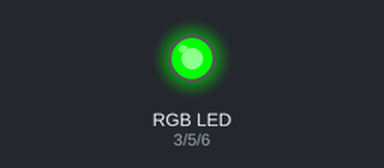
Recording of a sketch running on a simulated Arduino Uno, built with avr-gcc and run on an emulated ATmega328P. Shown: an RGB LED mixed from three pins (HIGH = lit).

Above: at 0.5 s.
At 1.5 s:
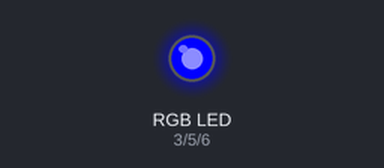
At 5.5 s:
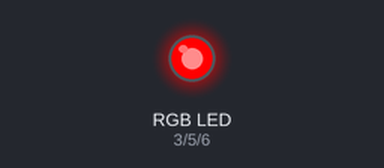
Timing chart, 0 to 6.9 s (numbered marks = the images above):
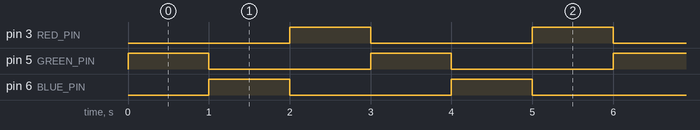

The sketch:

RGB_LED_Blink.ino
```cpp
#define RED_PIN   3
#define GREEN_PIN 5
#define BLUE_PIN  6


// the setup function runs once when you press reset or power the board
void setup() {
  // initialize digital pin LED_BUILTIN as an output.
  pinMode(RED_PIN, OUTPUT);
  pinMode(GREEN_PIN, OUTPUT);
  pinMode(BLUE_PIN, OUTPUT);
}

// the loop function runs over and over again forever
void loop() {
  digitalWrite(RED_PIN, LOW);
  digitalWrite(GREEN_PIN, HIGH);   // turn the LED on (HIGH is the voltage level)
  delay(1000);                       // wait for a second
  digitalWrite(GREEN_PIN, LOW);    // turn the LED off by making the voltage LOW
  digitalWrite(BLUE_PIN, HIGH);
  delay(1000);                       // wait for a second
  digitalWrite(BLUE_PIN, LOW);    // turn the LED off by making the voltage LOW
  digitalWrite(RED_PIN, HIGH);
  delay(1000);
}
```

Measured:
- by itself, pin 3 (RED_PIN), pin 5 (GREEN_PIN), pin 6 (BLUE_PIN): alternates HIGH for 1.0 s and LOW for 2.0 s
- by itself, everything shown: repeats every 3.0 s, in 3 steps
